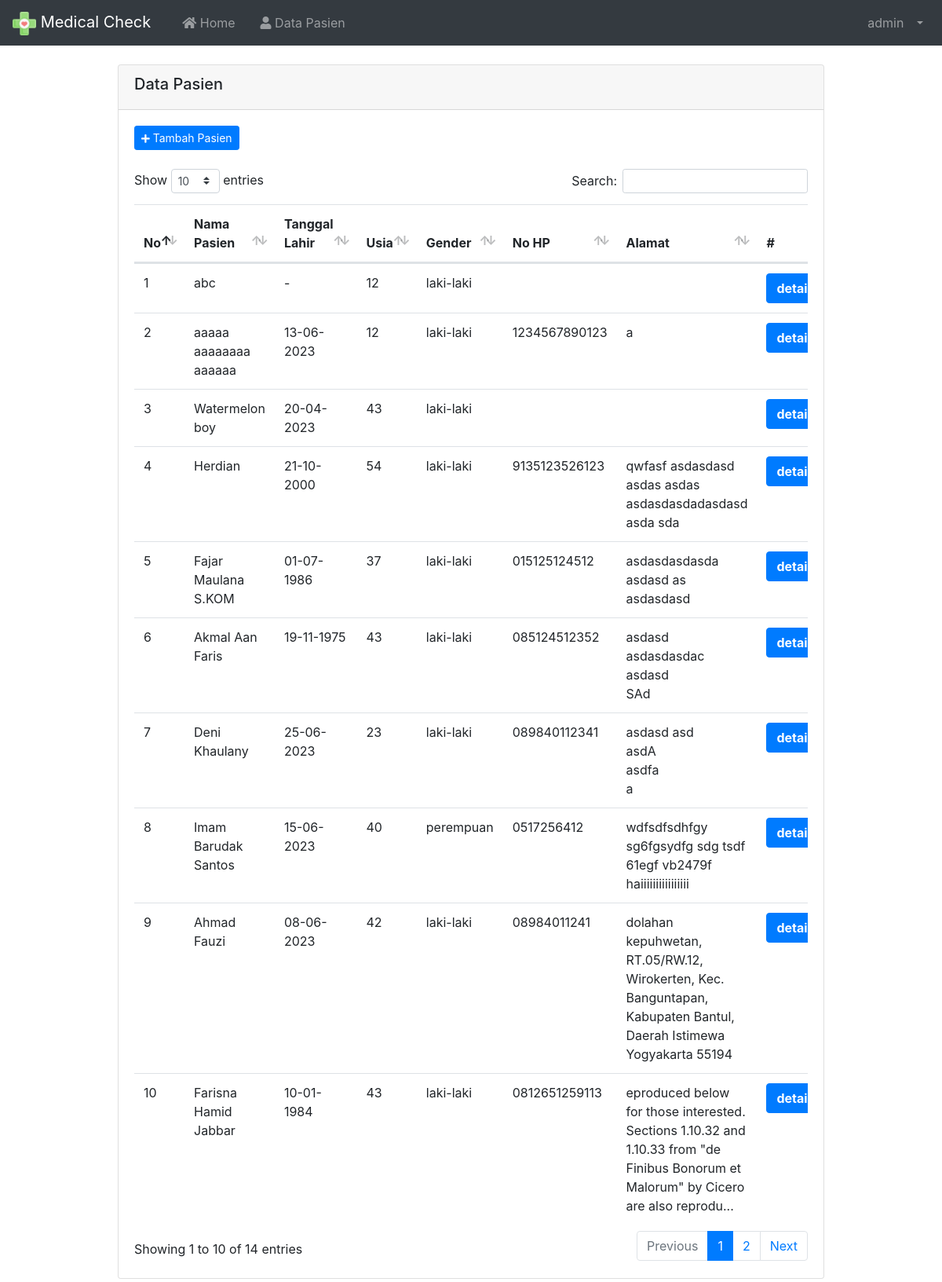
Page /index.php?page=Pasien (signed in) on the committed database.
### tables this page shows
CREATE TABLE `tbl_karyawan` (
  `id` int(11) NOT NULL,
  `nama` varchar(100) NOT NULL,
  `username` varchar(30) NOT NULL,
  `password` varchar(255) NOT NULL,
  `role` varchar(20) NOT NULL
);

CREATE TABLE `tbl_pasien` (
  `id` int(11) NOT NULL,
  `nomor` varchar(13) NOT NULL,
  `nama_pasien` varchar(50) NOT NULL,
  `tanggal_lahir` date NOT NULL,
  `usia` int(3) NOT NULL,
  `gender` enum('laki-laki','perempuan') NOT NULL,
  `alamat` text NOT NULL,
  `no_hp` varchar(13) NOT NULL
);

### index.php (called while the page is built, shortened)
<?php
require 'load/config.php';
require 'load/function.php';
?>
<?php require_once 'header.php'; ?>
<?php require 'content.php'; ?>
<?php require_once 'footer.php'; ?>

### load/function.php (called while the page is built, shortened)
<?php
require 'config.php';
function viewDatas($query)
{
  global $koneksi;
  $result = mysqli_query($koneksi, $query);
  $rows = [];
  while ($row = mysqli_fetch_assoc($result)) {
    $rows[] = $row;
  }
  return $rows;
}

### page/pasien/pasien.php (the view)
<div style="margin-left: 150px; margin-right: 150px; margin-bottom: 50px;">
  <div class="card mt-4">
    <div class="card-header">
      <h5>Data Pasien</h5>
    </div>
    <div class="card-body">
      <div class="d-flex justify-content-start mb-4">
        <a href="?page=TambahPasien" type="button" class="btn btn-sm btn-primary mr-3"><i class="fas fa-plus fa-sm text-white"></i> Tambah Pasien</a>
      </div>
      <div class="table-responsive">
        <table id="dataTables" class="table table-hover">
          <thead>
            <tr>
              <th>No</th>
              <th>Nama Pasien</th>
              <th>Tanggal Lahir</th>
              <th>Usia</th>
              <th>Gender</th>
              <th>No HP</th>
              <th>Alamat</th>
              <th>#</th>
            </tr>
          </thead>
          <tbody>
            <?php $no = 1; ?>
            <?php $pasien = viewDatas("SELECT * FROM `tbl_pasien` ORDER BY id DESC"); ?>
            <?php foreach ($pasien as $data) : ?>
              <tr>
                <td><?= $no++; ?></td>
                <td><?= $data['nama_pasien']; ?></td>
                <td><?= $data['tanggal_lahir'] !== '0000-00-00' ? date('d-m-Y', strtotime($data['tanggal_lahir'])) : '-'; ?></td>
                <td><?= $data['usia']; ?></td>
                <td><?= $data['gender']; ?></td>
                <td><?= $data['no_hp']; ?></td>
                <td>
                  <?php
                  $alamat = $data['alamat'];
                  $truncatedAlamat = strlen($alamat) > 150 ? substr($alamat, 0, 130) . '...' : $alamat;
                  echo nl2br($truncatedAlamat);
                  ?>
                </td>
                <td>
                  <a href="?page=DataPersonal&id=<?php echo $data['id']; ?>" class="btn btn-primary"><b>detail</b></a>
                </td>
              </tr>
            <?php endforeach; ?>
          </tbody>
        </table>
      </div>
    </div>
  </div>
</div>

### header.php (shortened to what this page needs)
<?php
$id = $_SESSION['id'];
$result = mysqli_query($koneksi, "SELECT * FROM tbl_karyawan WHERE id = '$id'");
$user = mysqli_fetch_assoc($result);
?>
<!DOCTYPE html>
<html lang="en">
<head>
	<link rel="stylesheet" href="asset/vendor/bootstrap-4.5.3/css/bootstrap.min.css">
	<link rel="stylesheet" href="asset/vendor/fontawesome/css/all.min.css">
	<link rel="stylesheet" href="asset/vendor/datatables-b4/datatables.min.css">
</head>
<body>
	<nav class="navbar navbar-expand-lg navbar-dark bg-dark">
		<a class="navbar-brand" href="index.php">
			<img src="asset/img/health-care.png" width="30" height="30" alt="">
			Medical Check
		</a>
		<div class="collapse navbar-collapse" id="navbarSupportedContent">
			<ul class="navbar-nav mr-auto">
				<li class="nav-item ml-3">
					<a class="nav-link" href="index.php"><i class="fas fa-home"></i> Home<span class="sr-only">(current)</span></a>
				</li>
				<li class="nav-item ml-3">
					<a class="nav-link" href="?page=Pasien"><i class="fas fa-user"></i> Data Pasien</a>
				</li>
			</ul>
			<ul class="navbar-nav ml-auto">
				<li class="nav-item dropdown">
					<a class="nav-link dropdown-toggle" href="#" id="userDropdown" role="button" data-toggle="dropdown" aria-haspopup="true" aria-expanded="false">
						<span class="mr-2 d-none d-lg-inline"><?= $user['nama']; ?></span>
					</a>
				</li>
			</ul>
		</div>
	</nav>

### rows in the picture
tbl_karyawan: nama "admin"
tbl_pasien: nama_pasien "abc", usia "12", gender "laki-laki"
tbl_pasien: nama_pasien "aaaaa aaaaaaaa aaaaaa", tanggal_lahir "13-06-2023", usia "12", gender "laki-laki", no_hp "1234567890123", alamat "a"
tbl_pasien: nama_pasien "Watermelon boy", tanggal_lahir "20-04-2023", usia "43", gender "laki-laki"
tbl_pasien: nama_pasien "Herdian", tanggal_lahir "21-10-2000", usia "54", gender "laki-laki", no_hp "9135123526123", alamat "qwfasf asdasdasd asdas asdas asdasdasdadasdasd asda sda"
tbl_pasien: nama_pasien "Fajar Maulana S.KOM", tanggal_lahir "01-07-1986", usia "37", gender "laki-laki", no_hp "015125124512", alamat "asdasdasdasda asdasd as asdasdasd"
tbl_pasien: nama_pasien "Akmal Aan Faris", tanggal_lahir "19-11-1975", usia "43", gender "laki-laki", no_hp "085124512352", alamat "asdasd asdasdasdac asdasd SAd"
tbl_pasien: nama_pasien "Deni Khaulany", tanggal_lahir "25-06-2023", usia "23", gender "laki-laki", no_hp "089840112341", alamat "asdasd asd asdA asdfa a"
tbl_pasien: nama_pasien "Imam Barudak Santos", tanggal_lahir "15-06-2023", usia "40", gender "perempuan", no_hp "0517256412", alamat "wdfsdfsdhfgy sg6fgsydfg sdg tsdf 61egf vb2479f haiiiiiiiiiiiiiiii"
tbl_pasien: nama_pasien "Ahmad Fauzi", tanggal_lahir "08-06-2023", usia "42", gender "laki-laki", no_hp "08984011241", alamat "dolahan kepuhwetan, RT.05/RW.12, Wirokerten, Kec. Banguntapan, Kabupaten Bantul, Daerah Istimewa Yogyakarta 55194"
tbl_pasien: nama_pasien "Farisna Hamid Jabbar", tanggal_lahir "10-01-1984", usia "43", gender "laki-laki", no_hp "0812651259113", alamat "eproduced below for those interested. Sections 1.10.32 and 1.10.33 from \"de Finibus Bonorum et Malorum\" by Cicero are also reprodu..."
